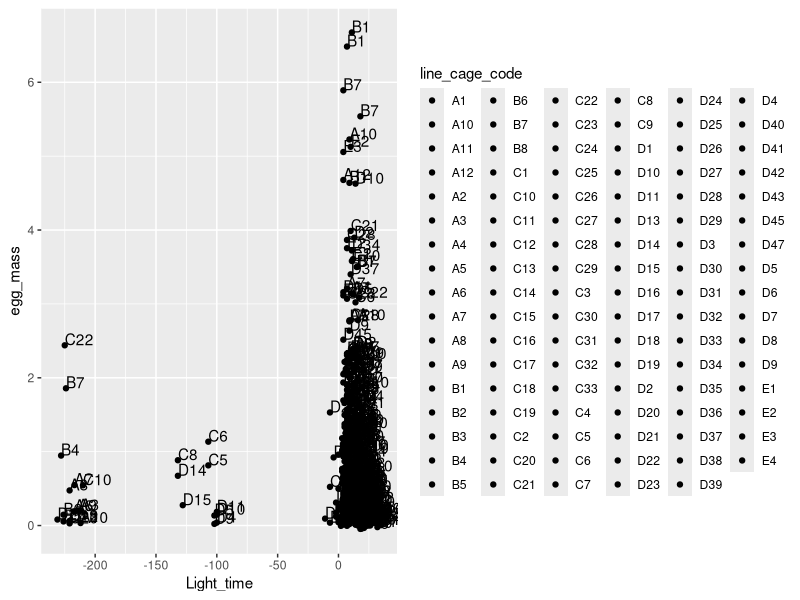
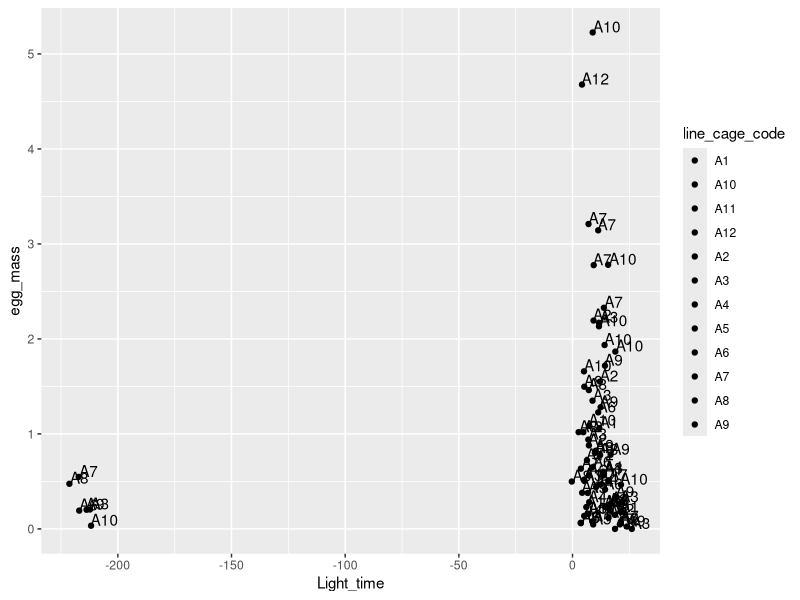
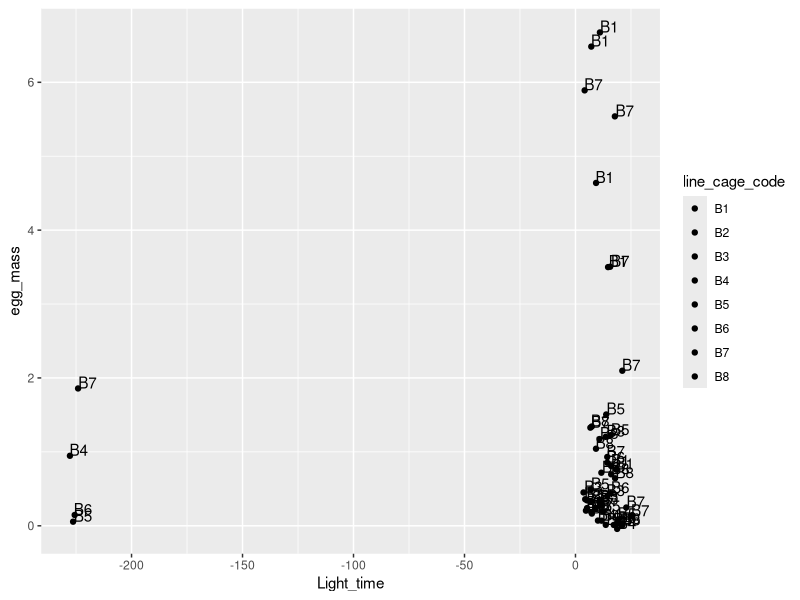
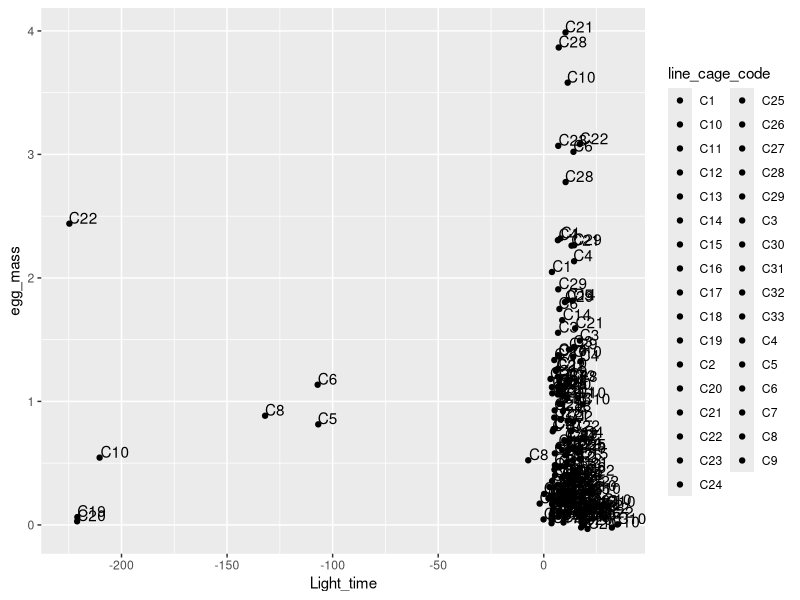
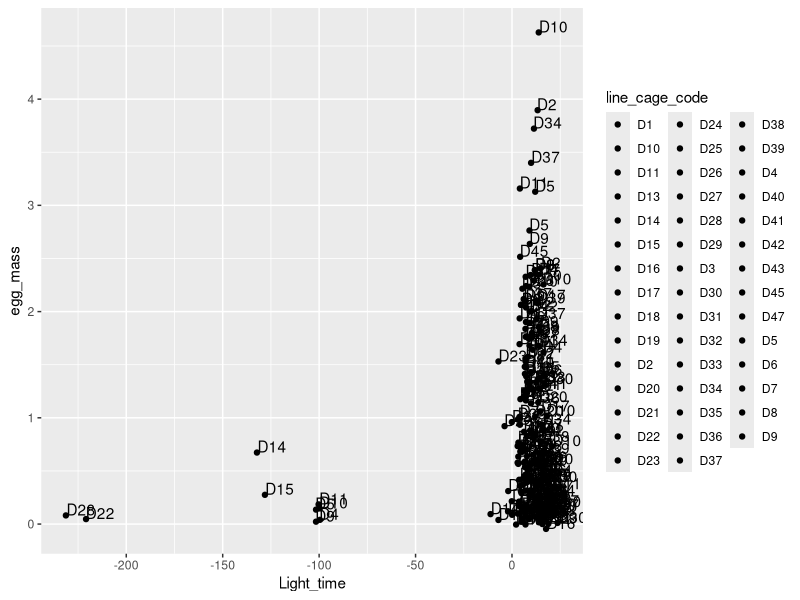
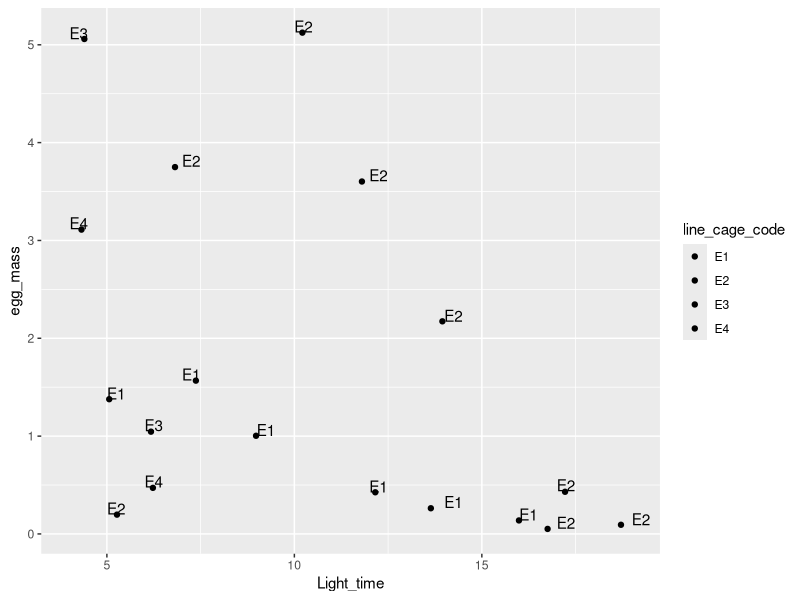

Here is the R script that generated these plots, in order:
#Load libraries
library(readxl)
library(here)
library(tidyr)
library(ggplot2)
library(dplyr)


egg_weight<-read_excel(here("Egg", "bsf_egg_track.xlsx"), sheet="egg_track")
cage_track<-read_excel(here("Egg", "bsf_egg_track.xlsx"), sheet="Sheet2")
egg_weight<-read.csv(here("Egg","bsf_egg_track.csv"))
str(egg_weight)

egg_weight$trap_date<-as.POSIXct(egg_weight$trap_date, format="%d/%m/%Y")
egg_weight$harvest_date<-as.POSIXct(egg_weight$harvest_date, format="%d/%m/%Y")
str(egg_weight)

#Remove NAs
egg_weight_clean<-egg_weight %>% drop_na()
egg_weight_clean$line_cage_code<-paste(egg_weight_clean$line,egg_weight_clean$line_ID, sep="")

#Merged
df1<-merge(egg_weight_clean,cage_track, by="line_cage_code")
df1$Light_time<-difftime(df1$harvest_date,df1$Light, units = c("days"))
str(df1)

#remove D12, date wrong
df1_r<-df1[!(df1$line_cage_code=="D12"),]

#plotting with points
test_plot<-ggplot(df1_r, aes(x=Light_time, y=egg_mass, group=line_cage_code, fill=line_cage_code))
test_plot+geom_point()+geom_text(aes(label=line_cage_code),hjust=0, vjust=0)


#subset data
df_a<- df1_r %>% filter(line=='A')
df_b<- df1_r %>% filter(line=='B')
df_c<- df1_r %>% filter(line=='C')
df_d<- df1_r %>% filter(line=='D')
df_e<- df1_r %>% filter(line=='E')

#A plot
plot_a<-ggplot(df_a, aes(x=Light_time, y=egg_mass, group=line_cage_code, fill=line_cage_code))
plot_a+geom_jitter()+geom_text(aes(label=line_cage_code),hjust=0, vjust=0)

#B plot
plot_b<-ggplot(df_b, aes(x=Light_time, y=egg_mass, group=line_cage_code, fill=line_cage_code))
plot_b+geom_jitter()+geom_text(aes(label=line_cage_code),hjust=0, vjust=0)

#C plot
plot_c<-ggplot(df_c, aes(x=Light_time, y=egg_mass, group=line_cage_code, fill=line_cage_code))
plot_c+geom_jitter()+geom_text(aes(label=line_cage_code),hjust=0, vjust=0)

#D plot
plot_d<-ggplot(df_d, aes(x=Light_time, y=egg_mass, group=line_cage_code, fill=line_cage_code))
plot_d+geom_jitter()+geom_text(aes(label=line_cage_code),hjust=0, vjust=0)

#Plot E
plot_e<-ggplot(df_e, aes(x=Light_time, y=egg_mass, group=line_cage_code, fill=line_cage_code))
plot_e+geom_jitter()+geom_text(aes(label=line_cage_code),hjust=0, vjust=0)



